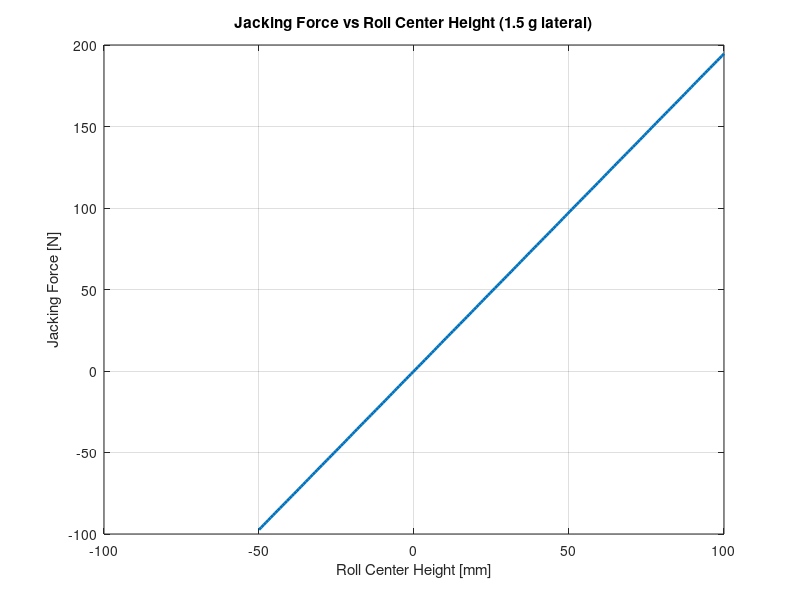

MATLAB code to generate this figure:
% Inputs
ay_g = 1.5;          % lateral acceleration [g]
track = 1.23;         % track width [m]
mass_total = 307;    % total vehicle mass [kg]
weight_frac = 0.53;  % axle weight fraction (e.g. front = 0.53)

% Constants
g = 9.81;
ay = ay_g * g;

% Axle mass and lateral force per outside wheel
mass_axle = mass_total * weight_frac;
F_lat_wheel = 0.5 * mass_axle * ay;

% Swingarm horizontal projection (half track)
L_swingarm = track / 2;

% Roll center height sweep
h_RC = linspace(-0.05, 0.10, 200);

% Jacking force
Fj = F_lat_wheel .* (h_RC ./ L_swingarm);

% Plot
figure;
plot(h_RC * 1000, Fj, 'LineWidth', 2);
xlabel('Roll Center Height [mm]');
ylabel('Jacking Force [N]');
title(sprintf('Jacking Force vs Roll Center Height (%.2g g lateral)', ay_g));
grid on;
